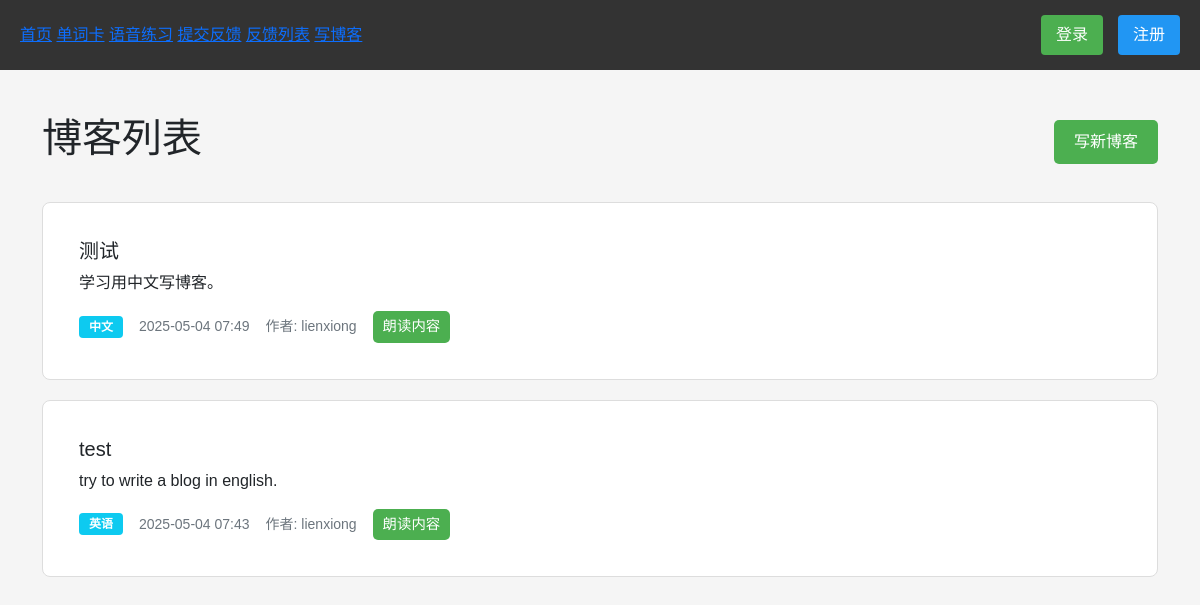
Page /zh-hans/blog/ on the earlier database version.
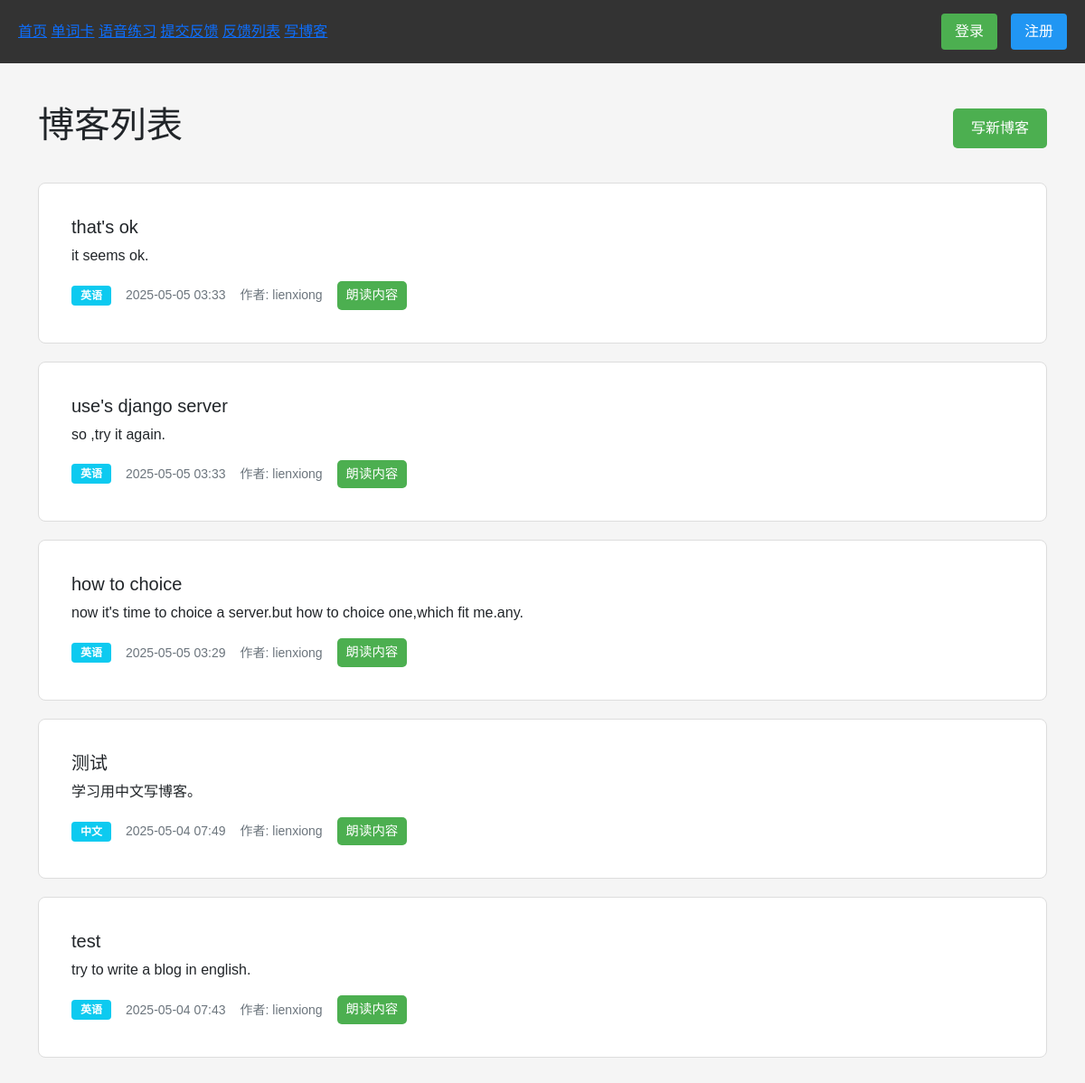
Same page on the later database version.
### blog/models.py (models this page shows)
class BlogPost(models.Model):
    LANGUAGE_CHOICES = [
        ('en', _('英语')),
        ('zh', _('中文')),
    ]
    title = models.CharField(_('标题'), max_length=200)
    content = models.TextField(_('内容'))
    language = models.CharField(_('语言'), max_length=2, choices=LANGUAGE_CHOICES)
    author = models.ForeignKey(User, on_delete=models.CASCADE)
    created_at = models.DateTimeField(auto_now_add=True)
    updated_at = models.DateTimeField(auto_now=True)
    class Meta:
        verbose_name = _('博客文章')
        verbose_name_plural = _('博客文章')
        ordering = ['-created_at']

### blog/views.py (the view)
# urls.py: path('', views.blog_list, name='list'),
def blog_list(request):
    blogs = BlogPost.objects.all().order_by('-created_at')
    return render(request, 'blog/list.html', {'blogs': blogs})

### blog/templates/blog/list.html (shortened to what this page needs)
{% extends 'base.html' %}
{% load i18n %}
{% block content %}
<div class="container mt-4">
    <div class="blog-header">
        <h1>{% trans "博客列表" %}</h1>
        <a href="{% url 'blog:write' %}" class="new-blog-btn">
            {% trans "写新博客" %}
        </a>
    </div>
    <div class="blog-list">
        {% if blogs %}
            {% for blog in blogs %}
            <div class="blog-item card mb-3">
                <div class="card-body">
                    <h5 class="card-title">{{ blog.title }}</h5>
                    <p class="card-text">{{ blog.content|truncatewords:50 }}</p>
                    <div class="blog-meta">
                        <span class="badge bg-info">{{ blog.get_language_display }}</span>
                        <small class="text-muted">{{ blog.created_at|date:"Y-m-d H:i" }}</small>
                        <small class="text-muted">{% trans "作者" %}: {{ blog.author.username }}</small>
                        <button onclick="speakBlogContent(this, '{{ blog.content }}', '{{ blog.language }}')" class="speak-btn">
                            {% trans "朗读内容" %}
                        </button>
                    </div>
                </div>
            </div>
            {% endfor %}
        {% else %}
            <div class="alert alert-info">
                {% trans "暂无博客内容" %}
            </div>
        {% endif %}
    </div>
</div>
{% endblock %}

### templates/base.html (shortened to what this page needs)
{% load i18n %}
<!DOCTYPE html>
<html lang="{{ LANGUAGE_CODE }}">
<head>
    <link href="https://cdn.jsdelivr.net/npm/bootstrap@5.1.3/dist/css/bootstrap.min.css" rel="stylesheet">
</head>
<body>
    <nav class="nav-container">
        <div class="main-nav">
            <a href="/">{% trans "首页" %}</a>
            <a href="{% url 'flashcards:study' %}">{% trans "单词卡" %}</a>
            <a href="{% url 'speech:practice' %}">{% trans "语音练习" %}</a>
            <a href="{% url 'feedback:submit' %}">{% trans "提交反馈" %}</a>
            <a href="{% url 'feedback:list' %}">{% trans "反馈列表" %}</a>
            <a href="{% url 'blog:write' %}" class="nav-item">{% trans "写博客" %}</a>
        </div>
        <div class="auth-nav">
            {% if user.is_authenticated %}
                <span>{% trans "欢迎，" %}{{ user.username }}</span>
                <a href="{% url 'accounts:logout' %}" class="logout-btn">{% trans "登出" %}</a>
            {% else %}
                <a href="{% url 'accounts:login' %}" class="login-btn">{% trans "登录" %}</a>
                <a href="{% url 'accounts:register' %}" class="register-btn">{% trans "注册" %}</a>
            {% endif %}
        </div>
    </nav>
    <div id="content">
        {% block content %}
        {% endblock %}
    </div>
</body>
</html>

### templates/base.html (style rules this page uses)
body { margin: 0; padding: 0; font-family: Arial, sans-serif; background-color: #f5f5f5; }
.nav-container { background-color: #333; padding: 15px 20px; width: 100%; box-sizing: border-box; display: flex; justify-content: space-between; align-items: center; position: fixed; top: 0; left: 0; z-index: 1000; }
.auth-nav { display: flex; gap: 15px; align-items: center; }
.auth-nav a { color: white; text-decoration: none; padding: 8px 15px; border-radius: 4px; transition: all 0.3s; }
.auth-nav a.login-btn { background-color: #4CAF50; }
.auth-nav a.register-btn { background-color: #2196F3; }
#content { margin-top: 70px; padding: 20px; }
.card { border: 1px solid #ddd; padding: 20px; margin: 20px 0; border-radius: 8px; }

### blog/templates/blog/list.html (style rules this page uses)
.blog-header { display: flex; justify-content: space-between; align-items: center; margin-bottom: 2rem; }
.new-blog-btn { background: #4CAF50; color: white; padding: 10px 20px; border-radius: 5px; text-decoration: none; }
.blog-item { transition: transform 0.2s; }
.blog-meta { display: flex; gap: 1rem; align-items: center; margin-top: 1rem; }
.badge { padding: 5px 10px; }
.speak-btn { background: #4CAF50; color: white; border: none; padding: 5px 10px; border-radius: 5px; cursor: pointer; font-size: 0.9em; }

Differences in the rows shown:
added BlogPost: title "that's ok", content "it seems ok.", language "英语", created_at "2025-05-05 03:33", author.username "lienxiong"
added BlogPost: title "use's django server", content "so ,try it again.", language "英语", created_at "2025-05-05 03:33", author.username "lienxiong"
added BlogPost: title "how to choice", content "now it's time to choice a server.but how to choice one,which fit me.any.", language "英语", created_at "2025-05-05 03:29", author.username "lienxiong"
